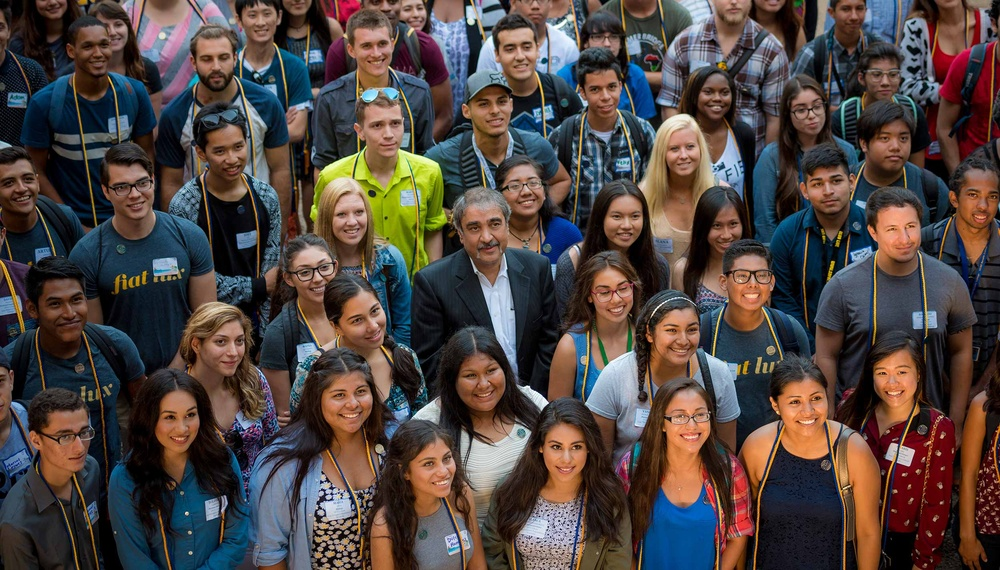
#> input picture OpenCV/OpenCV_Prototype/image2.jpg, 1000 x 570 px, shrunk from 2500 x 1426 before the run
$ python method1.py
#> lines starting #> are read from the running program, lines starting #| are printed output that depends on the picture
### OpenCV/OpenCV_Prototype/image_processing.py
import cv2


class Image_Processing:
    def __init__(self, img, data):
        self.img = img
        self.data = data

    def get_img_grey(self):
        return cv2.cvtColor(self.img, cv2.COLOR_BGR2GRAY)

    def get_img_rgb(self):
        return cv2.cvtColor(self.img, cv2.COLOR_BGR2RGB)

    def get_data(self, minSize):
        return self.data.detectMultiScale(self.get_img_grey(), minSize=(minSize, minSize))

### OpenCV/OpenCV_Prototype/method1.py
# Method 1: using the Cascade Classifier to detect patterns using haar cascade
from cv2 import cv2

from image_processing import Image_Processing
from matplotlib import pyplot

img = cv2.imread("image2.jpg")
#> img is the input picture: shape (570, 1000, 3); mean B, G, R 65.3, 68.8, 79.8

stop_data = cv2.CascadeClassifier('face_data.xml')

# manually adjust depending on picture size
minSize = 80

# generate own haar cascade
# https://pythonprogramming.net/haar-cascade-object-detection-python-opencv-tutorial/

test = Image_Processing(img, stop_data)

image = test.get_img_rgb()

rects = test.get_data(minSize)
#> in get_img_grey, `return cv2.cvtColor(self.img, cv2.COLOR_BGR2GRAY)`:
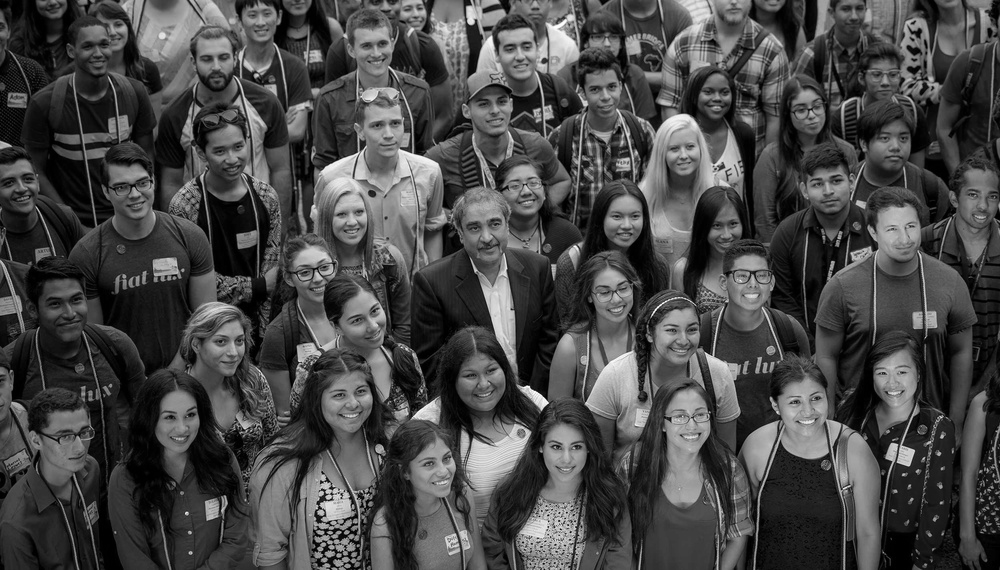
#> returned value: shape (570, 1000); min 0, max 254, mean 71.7
#> rects = [[689, 236, 98, 98], [27, 268, 83, 83]]

if len(rects) != 0:
    for (x, y, width, height) in rects:
        cv2.rectangle(image, (x, y), (x + height, y + width), (0, 255, 0), 5)
#> this loop made 2 passes
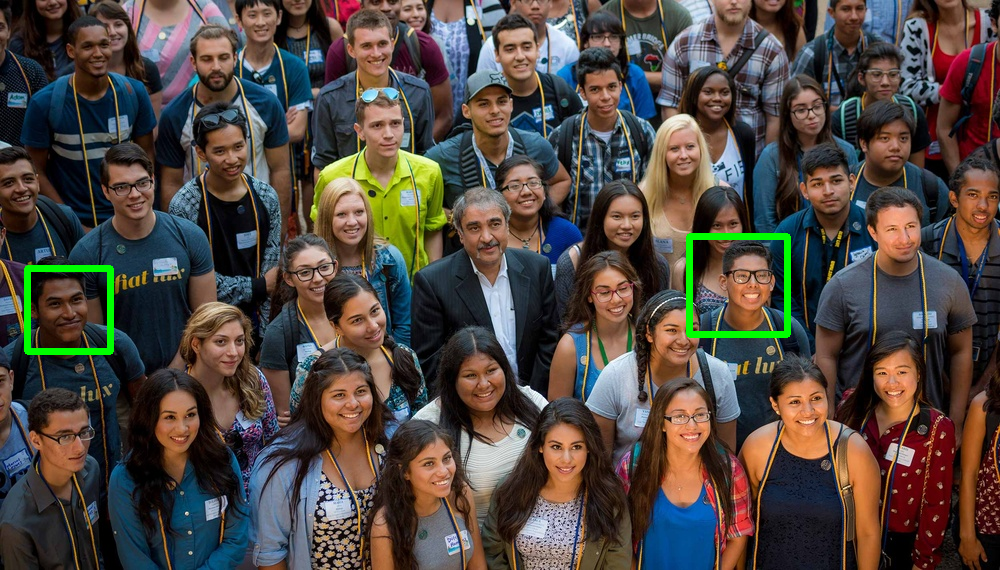
#> image: shape (570, 1000, 3); mean R, G, B 79.5, 70.7, 64.9

pyplot.imshow(image)
pyplot.show()

$ run again, with OpenCV/OpenCV_Prototype/image3.jpg copied over OpenCV/OpenCV_Prototype/image2.jpg
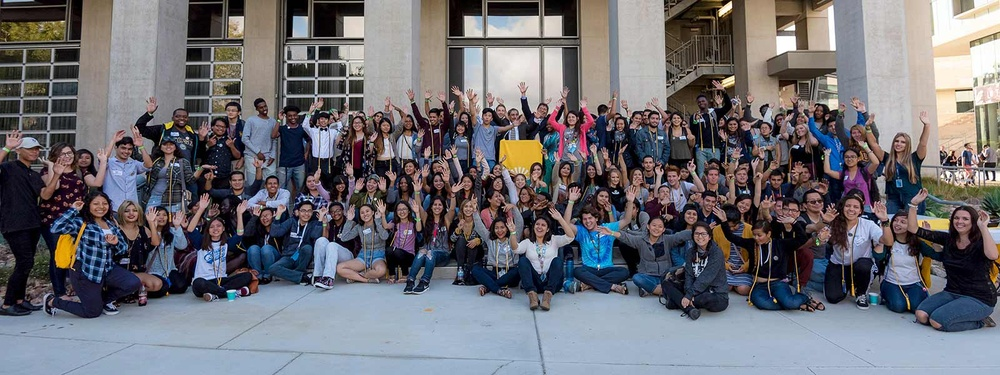
#> input picture OpenCV/OpenCV_Prototype/image3.jpg, 1000 x 375 px, shrunk from 1600 x 600 before the run
#> img is the input picture: shape (375, 1000, 3); mean B, G, R 115, 108.9, 109.8
#> in get_img_grey, `return cv2.cvtColor(self.img, cv2.COLOR_BGR2GRAY)`:
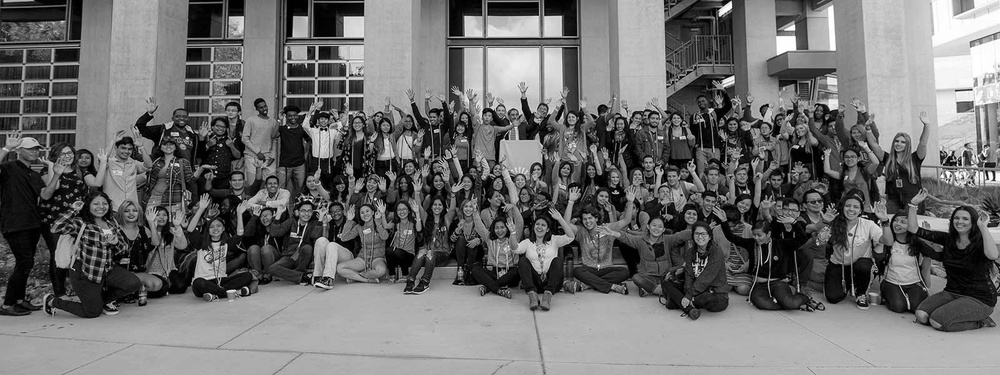
#> returned value: shape (375, 1000); min 0, max 255, mean 109.9
#> rects = ()
